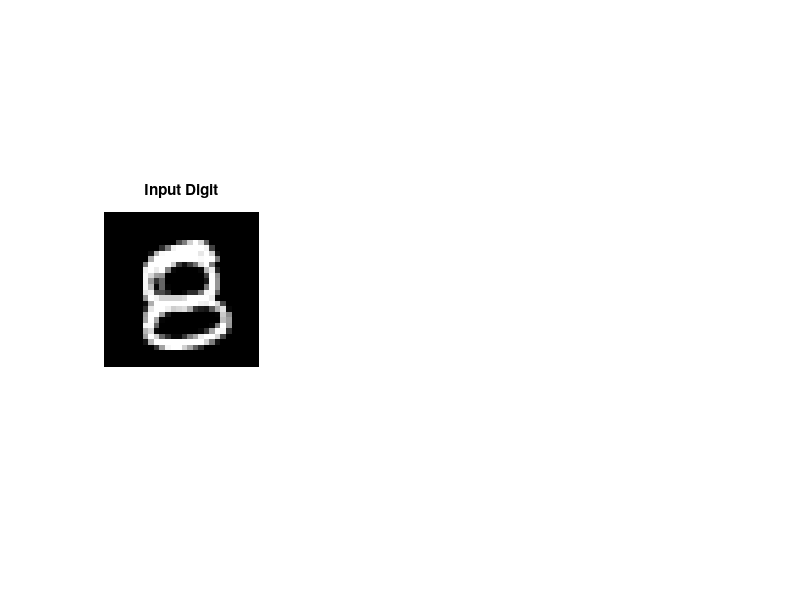

This figure's MATLAB source: (Note: this script raises an error after producing the figure.)
%% Load and display Hand Written Digit

close all; clear; clc;  
digits=load('HandwrittenDigits.mat');
imageSet=digits.images;

subplot(1,3,1)
image1 = imageSet(1,:);
v = reshape(image1,28,28);
imshow(v,[])
title('Input Digit');

%% MY PCA : Covariance Matrix

eigenFacesCount = 70;
[eigenValue,eigenVector,meanX] = MyPCA(imageSet,eigenFacesCount);

%% Projection

projectedImage = PCAProjection(imageSet, meanX, eigenVector);

%% Eigen Digit

eface1 = eigenVector(:,1);
v = reshape(eface1,28,28);
subplot(1,3,2)
imshow(v,[])
title('Eigen Digit 1')

%% Reconstructed Image
reconstructedWaveform = PCAReconstruction(eigenVector,meanX,projectedImage);
r = reconstructedWaveform;
r = r(1,:);  

v = reshape(r,28,28);
subplot(1,3,3)
imshow(v,[])
colormap gray
title ('Reconstructed Digit')